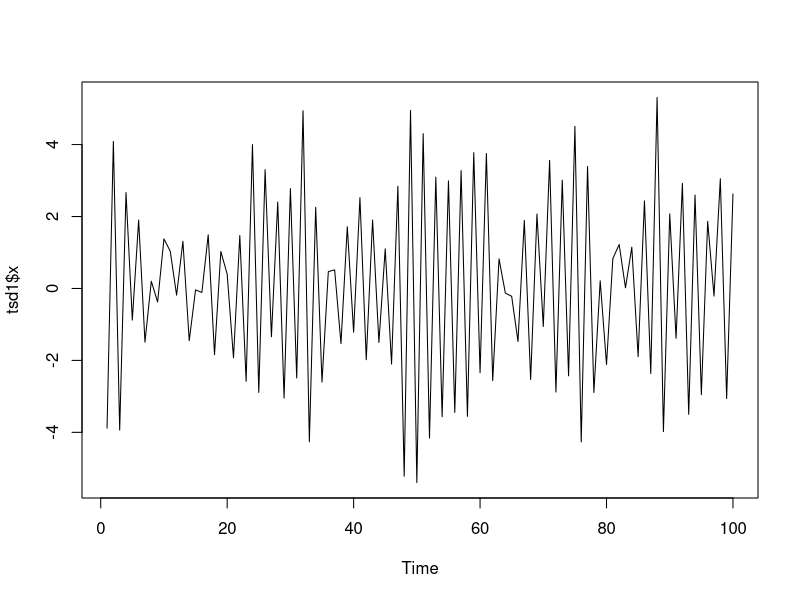
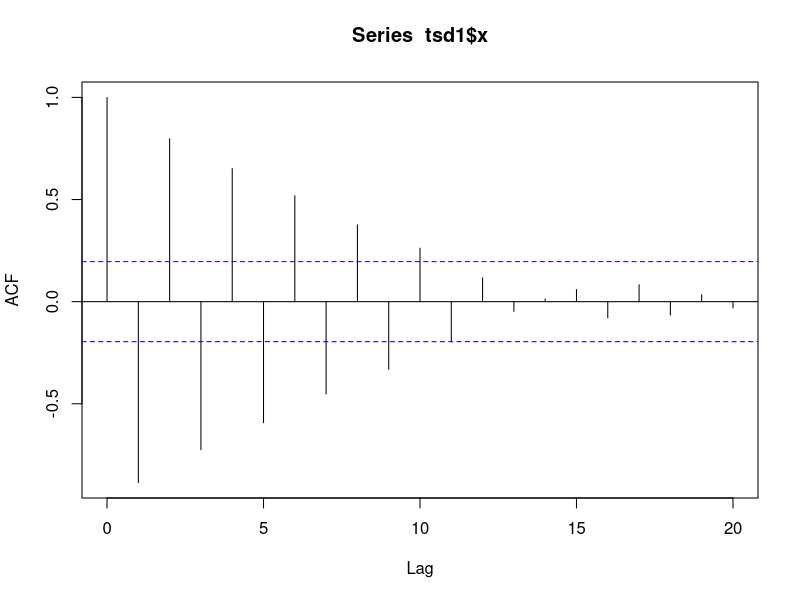
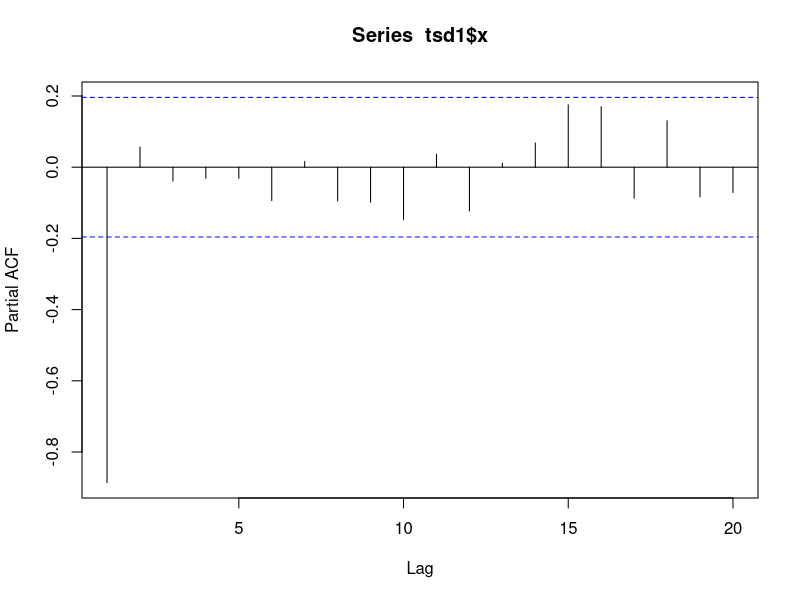
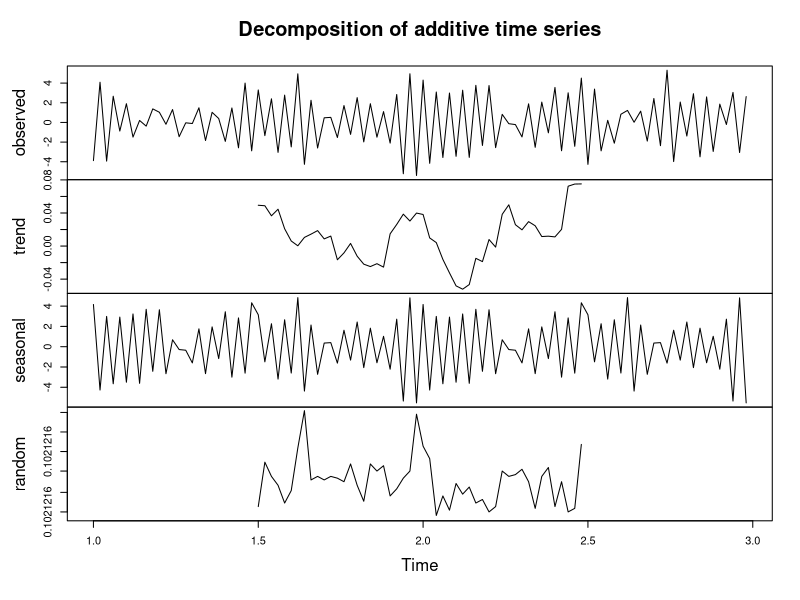
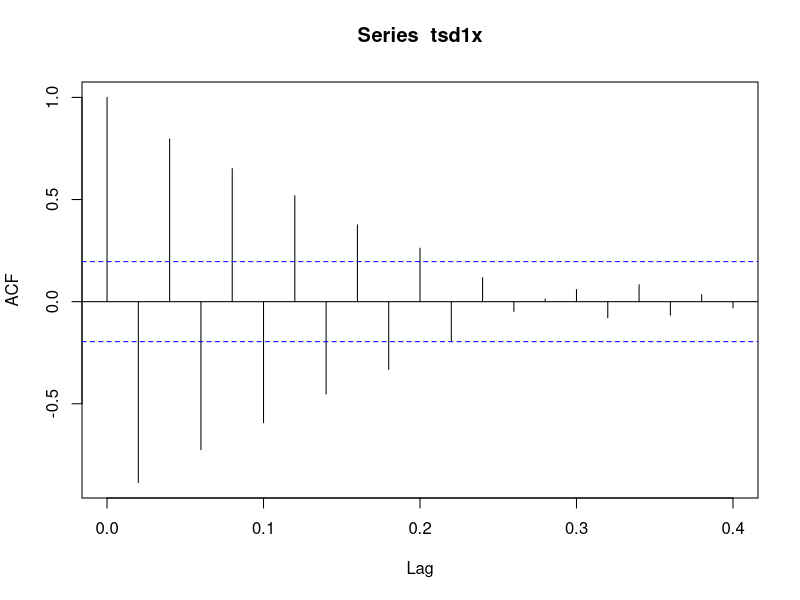

Write the R code that produced these figures, in order.
## ---- chunk 1
library(data.table)
#library(forecast)
tsd1 = fread("TSD1.txt") #Read table
ts.plot(tsd1$x)
## ---- chunk 2
acf(tsd1$x)
pacf(tsd1$x)
## ---- chunk 3
tsd1x <- ts(tsd1$x, frequency = 50)
tsd1components <- decompose(tsd1x)
plot(tsd1components)
acf(tsd1x)
